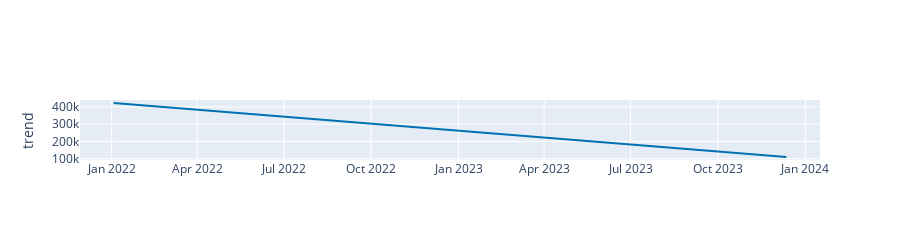

The cell this chart's notebook holds for it:
### Code cell
# Python
plot_components_plotly(m, forecast)

### Figure 1 — Plotly figure (JSON) as saved in the notebook; plotly's stock layout.template omitted (floating-point values rounded to 4 significant figures; data arrays with more than 128 entries replaced by an {"elided": "..."} marker saying what was removed)
{"data": [{"line": {"color": "#0072B2", "width": 2}, "mode": "lines", "name": "trend", "type": "scatter", "x": {"elided": "415 str values"}, "xaxis": "x", "y": {"elided": "415 float values"}, "yaxis": "y"}, {"line": {"color": "rgba(0, 114, 178, 0.2)", "width": 0}, "mode": "lines", "name": "trend_upper", "type": "scatter", "x": {"elided": "415 str values"}, "xaxis": "x", "y": {"elided": "415 float values"}, "yaxis": "y"}, {"fill": "tonexty", "fillcolor": "rgba(0, 114, 178, 0.2)", "line": {"color": "rgba(0, 114, 178, 0.2)", "width": 0}, "mode": "lines", "name": "trend_lower", "type": "scatter", "x": {"elided": "415 str values"}, "xaxis": "x", "y": {"elided": "415 float values"}, "yaxis": "y"}], "layout": {"height": 200, "showlegend": false, "width": 900, "xaxis": {"anchor": "y", "domain": [0, 1], "range": ["2021-11-28T14:24:00", "2024-01-16T09:36:00"], "type": "date"}, "yaxis": {"anchor": "x", "domain": [0, 1], "rangemode": "normal", "title": {"text": "trend"}, "zerolinecolor": "#AAA"}}}
